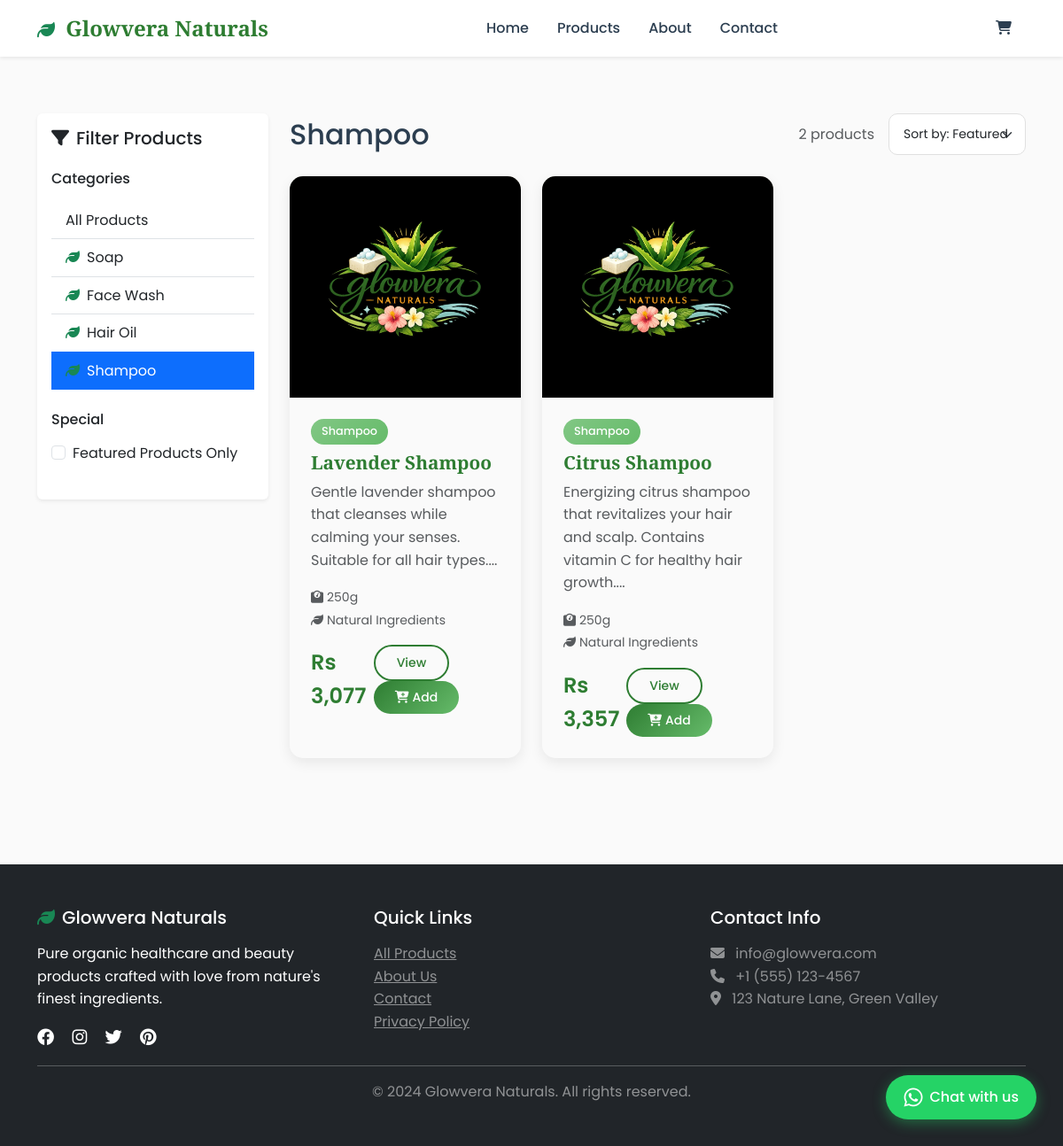
/products?category=Shampoo, run on the app's committed database.
### app.py (models this page shows)
class Product(db.Model):
    id = db.Column(db.Integer, primary_key=True)
    name = db.Column(db.String(100), nullable=False)
    description = db.Column(db.Text, nullable=False)
    price = db.Column(db.Float, nullable=False)
    image_url = db.Column(db.String(200))
    category = db.Column(db.String(50), nullable=False)
    stock_quantity = db.Column(db.Integer, default=0)
    ingredients = db.Column(db.Text)
    weight_grams = db.Column(db.Integer)
    is_featured = db.Column(db.Boolean, default=False)
    created_at = db.Column(db.DateTime, default=datetime.utcnow)

### app.py (the view)
@app.route('/products')
def products():
    category = request.args.get('category')
    if category:
        products = Product.query.filter_by(category=category).all()
    else:
        products = Product.query.all()
    categories = db.session.query(Product.category).distinct().all()
    categories = [cat[0] for cat in categories]
    return render_template('products.html', products=products, categories=categories, selected_category=category)

### app.py (called while the page is built)
@app.context_processor
def utility_processor():
    def format_price(price):
        if not price:
            price = 0
        symbol = NATIVE_CURRENCY['symbol']
        return f"{symbol} {int(price):,}"
    return dict(format_price=format_price, currency=NATIVE_CURRENCY)

### templates/products.html (shortened to what this page needs)
{% extends "base.html" %}
{% block content %}
<div class="container py-5">
    <div class="row">
        <div class="col-lg-3 mb-4">
            <div class="card border-0 shadow-sm">
                <div class="card-body">
                    <h5 class="card-title mb-4">
                        <i class="fas fa-filter me-2"></i>Filter Products
                    </h5>
                    <div class="mb-4">
                        <h6 class="mb-3">Categories</h6>
                        <div class="list-group list-group-flush">
                            <a href="{{ url_for('products') }}"
                               class="list-group-item list-group-item-action {% if not selected_category %}active{% endif %}">
                                All Products
                            </a>
                            {% for category in categories %}
                            <a href="{{ url_for('products', category=category) }}"
                               class="list-group-item list-group-item-action {% if selected_category == category %}active{% endif %}">
                                <i class="fas fa-leaf me-2 text-success"></i>{{ category }}
                            </a>
                            {% endfor %}
                        </div>
                    </div>
                    <div class="mb-4">
                        <h6 class="mb-3">Special</h6>
                        <div class="form-check">
                            <input class="form-check-input" type="checkbox" id="featured">
                            <label class="form-check-label" for="featured">
                                Featured Products Only
                            </label>
                        </div>
                    </div>
                </div>
            </div>
        </div>
        <div class="col-lg-9">
            <div class="d-flex justify-content-between align-items-center mb-4">
                <h2 class="mb-0">
                    {% if selected_category %}
                        {{ selected_category }}
                    {% else %}
                        All Products
                    {% endif %}
                </h2>
                <div class="d-flex align-items-center gap-3">
                    <span class="text-muted">{{ products|length }} products</span>
                    <select class="form-select form-select-sm" style="width: auto;">
                        <option>Sort by: Featured</option>
                    </select>
                </div>
            </div>
            {% if products %}
            <div class="row">
                {% for product in products %}
                <div class="col-lg-4 col-md-6 mb-4">
                    <div class="product-card h-100">
                        <div class="position-relative">
                            <img src="{{ product.image_url }}"
                                 alt="{{ product.name }}"
                                 class="product-image w-100"https://placehold.co/300x300/E8F5E8/2E7D32?text=Image+Not+Available'">
                        </div>
                        <div class="card-body p-4">
                            <div class="mb-2">
                                <span class="category-badge d-inline-block mb-2">{{ product.category }}</span>
                                <h5 class="product-title">{{ product.name }}</h5>
                            </div>
                            <p class="text-muted mb-3">{{ product.description[:120] }}...</p>
                            <div class="mb-3">
                                <small class="text-muted">
                                    <i class="fas fa-weight me-1"></i>{{ product.weight_grams }}g
                                    {% if product.ingredients %}
                                    <br><i class="fas fa-leaf me-1"></i>Natural Ingredients
                                    {% endif %}
                                </small>
                            </div>
                            <div class="d-flex justify-content-between align-items-center">
                                <div>
                                    <span class="product-price">{{ format_price(product.price) }}</span>
                                </div>
                                <div>
                                    <a href="{{ url_for('product_detail', product_id=product.id) }}"
                                       class="btn btn-outline-primary btn-sm me-2">View</a>
                                    <a href="{{ url_for('add_to_cart', product_id=product.id) }}"
                                       class="btn btn-primary btn-sm">
                                        <i class="fas fa-cart-plus me-1"></i>Add
                                    </a>
                                </div>
                            </div>
                        </div>
                    </div>
                </div>
                {% endfor %}
            </div>
            {% endif %}
        </div>
    </div>
</div>
{% endblock %}

### static/css/style.css (style rules this page uses)
:root { --primary-green: #2E7D32; --light-green: #66BB6A; --accent-green: #81C784; --pale-green: #E8F5E8; --warm-yellow: #FFD54F; --coral: #FF8A65; --sky-blue: #81D4FA; --earth-brown: #8D6E63; --cream: #FFF8E1; --text-dark: #2C3E50; --text-light: #5D6D7E; }
body { font-family: 'Poppins', sans-serif; color: var(--text-dark); line-height: 1.6; background-color: #FAFAFA; }
.btn-primary { background: linear-gradient(135deg, var(--primary-green), var(--light-green)); border: none; border-radius: 25px; padding: 0.5rem 1.5rem; font-weight: 500; transition: all 0.3s ease; }
.btn-outline-primary { border: 2px solid var(--primary-green); color: var(--primary-green); border-radius: 25px; padding: 0.5rem 1.5rem; font-weight: 500; transition: all 0.3s ease; }
.product-card { border: none; border-radius: 15px; overflow: hidden; transition: all 0.3s ease; box-shadow: 0 5px 15px rgba(0,0,0,0.08); height: 100%; }
.product-image { height: 250px; object-fit: cover; background: linear-gradient(45deg, var(--pale-green), var(--cream)); }
.product-title { font-family: 'Playfair Display', serif; font-size: 1.3rem; font-weight: 600; color: var(--primary-green); margin-bottom: 0.5rem; }
.product-price { font-size: 1.5rem; font-weight: 600; color: var(--primary-green); }
.category-badge { background: linear-gradient(135deg, var(--accent-green), var(--light-green)); color: white; padding: 0.25rem 0.75rem; border-radius: 20px; font-size: 0.8rem; font-weight: 500; }
.form-control, .form-select { border-radius: 10px; border: 1px solid #E0E0E0; padding: 0.75rem 1rem; transition: all 0.3s ease; }

### data on the page
Product: image_url (picture), category "Shampoo", name "Lavender Shampoo", description "Gentle lavender shampoo that cleanses while calming your senses. Suitable for all hair types.", weight_grams "250", shows "Natural Ingredients", price "Rs 3,077"
Product: image_url (picture), category "Shampoo", name "Citrus Shampoo", description "Energizing citrus shampoo that revitalizes your hair and scalp. Contains vitamin C for healthy hair growth.", weight_grams "250", shows "Natural Ingredients", price "Rs 3,357"

### other printed values
{{ category }} "Soap" "Face Wash" "Hair Oil" "Shampoo"
{{ selected_category }} "Shampoo"
{{ products|length }} "2"
